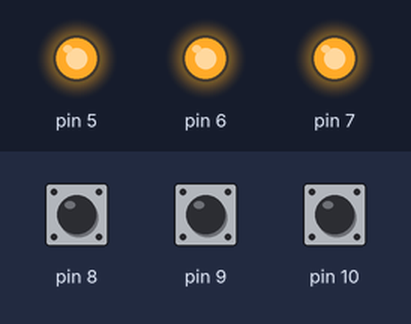
Simulated run of this sketch. Board: Arduino Uno, built with avr-gcc and run on an emulated ATmega328P. Parts: output pins drawn as LEDs (lit = HIGH). The test bench sets the inputs (shaded band); at power-on: pin 8 HIGH, pin 9 HIGH, pin 10 HIGH. What the sketch prints to the serial monitor is not drawn.

Above: at 1.2 s.
1.3 s: pin 8 pulled LOW for 0.15 s
At 1.38 s:
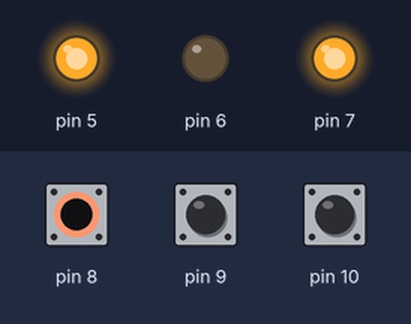
2.9 s: pin 9 pulled LOW for 0.15 s
At 2.98 s:
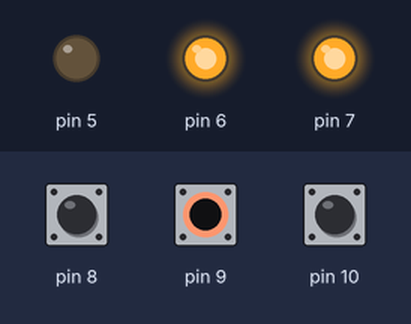
4.5 s: pin 10 pulled LOW for 0.15 s
At 4.58 s:
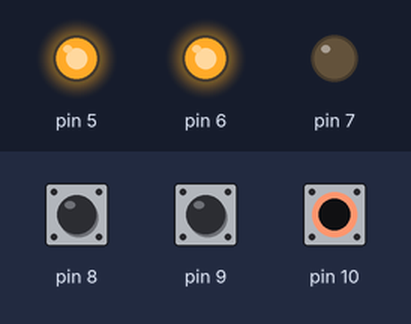
6.1 s: pin 10 pulled LOW for 3.2 s
At 10.6 s:
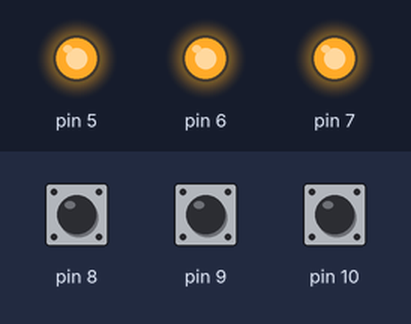
12.3 s: pin 8 pulled LOW for 3.2 s
At 12.7 s:
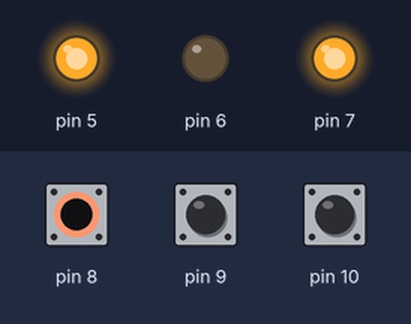
18.5 s: pin 8 driven LOW and pin 9 driven LOW
At 18.8 s:
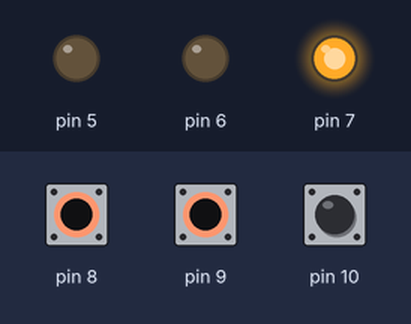
Timing chart, 0 to 21.0 s (numbered marks = the images above; inputs shaded):
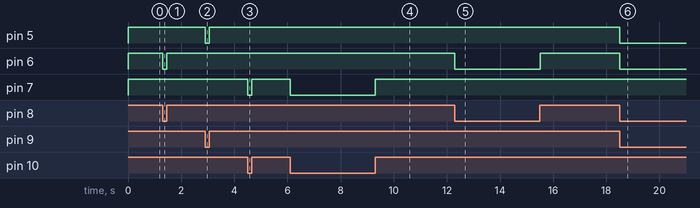

The sketch:

btn_Pull_v2.ino
```cpp
    long stat_red = HIGH;
    long stat_green = HIGH;
    long stat_yelew = HIGH;
    int i;
    int *blin = (int*)malloc(sizeof(int) * 6);
void setup()
{

    i = 0;
    while(i < 6)
    {
        blin[i] = i + 5;
        if(i < 3)
            pinMode(blin[i], OUTPUT);
        if(i >=3)
            pinMode(blin[i], INPUT_PULLUP);
        i++;
    }
    Serial.begin(9600);
}

void loop()
{
    stat_red    = digitalRead(blin[3]);
    stat_green  = digitalRead(blin[4]);
    stat_yelew  = digitalRead(blin[5]);
      digitalWrite(blin[2], stat_yelew);
      digitalWrite(blin[1], stat_red);
      digitalWrite(blin[0], stat_green);
    Serial.println("Hello zak ");
}
```

Measured:
- after the input at 1.3 s, pin 6: HIGH → LOW at once, → HIGH 0.15 s later
- after the input at 2.9 s, pin 5: HIGH → LOW at once, → HIGH 0.15 s later
- after the input at 4.5 s, pin 7: HIGH → LOW at once, → HIGH 0.15 s later
- after the input at 6.1 s, pin 7: HIGH → LOW at once, → HIGH 3.2 s later
- after the input at 12.3 s, pin 6: HIGH → LOW at once, → HIGH 3.2 s later
- after the input at 18.5 s, pin 5, pin 6: HIGH → LOW at once
